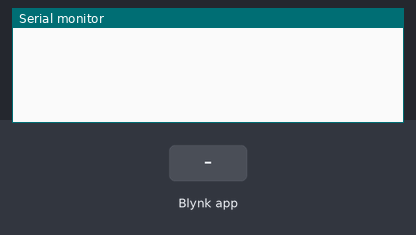
Recording of a sketch running on a simulated ESP8266 (NodeMCU). On the bench: the last lines printed to the serial monitor. The test bench sets the inputs (shaded band). WiFi joins after 1.5 s; servers stay silent unless stated.

Above: at 3.0 s.
3.1 s: Blynk app writes 1 to V2
At 4.1 s:
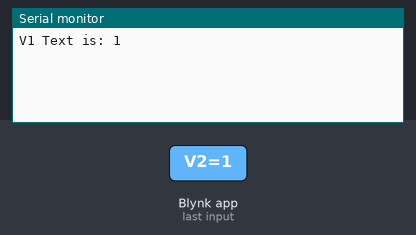
6.1 s: Blynk app writes 1 to V0
At 7.3 s:
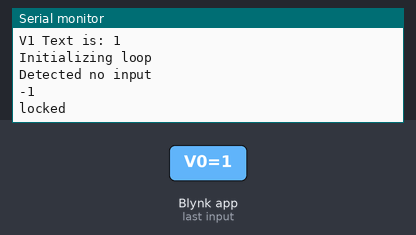
7.6 s: Blynk app writes 0 to V0
At 8.7 s:
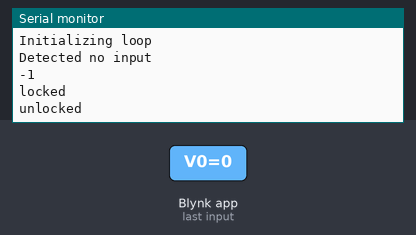

Measured:
- after the input at 3.1 s, the serial monitor: prints a new line at once (image 1)
- after the input at 6.1 s, the serial monitor: prints a new line at once (image 2)
- after the input at 7.6 s, the serial monitor: prints a new line at once (image 3)

The sketch:

Network_Blynk_Test.ino
```cpp
#define BLYNK_PRINT Serial

#include <ESP8266WiFi.h>
#include <BlynkSimpleEsp8266.h>

WidgetTerminal terminal(V2);

#include<SoftwareSerial.h>
SoftwareSerial SUART(4, 5);

char received[10] = "";
bool repeated = false;

// You should get Auth Token in the Blynk App.
// Go to the Project Settings (nut icon).
char auth[] = "CMO66FknjT1S7Gze6uID498wCoS1Btst";

// Your WiFi credentials.
// Set password to "" for open networks.
//char ssid[] = "H_SES_38944";
//char pass[] = "Ahxm@792";

//At School:
char ssid[] = "OnePlus 7";
char pass[] = "ESP-8266-2";

// This function will be called every time Slider Widget
// in Blynk app writes values to the Virtual Pin 1
BLYNK_WRITE(V2) {
  //int pinValue = param.asInt(); // assigning incoming value from pin V1 to a variable
  // You can also use:
  String i = param.asStr();
  //char This[10];
  //i.toCharArray(This, 10);
  // double d = param.asDouble();
  Serial.print("V1 Text is: ");
  Serial.println(i);
  SUART.println(i);

  delay(2500);

  Serial.println("Initializing loop");
  Serial.println("Detected no input");
  Serial.println(SUART.peek());
  if (SUART.available()) {
    Serial.println("Detected input");
    SUART.readBytesUntil('`', received, 20);
    Serial.println("Input is not NULL");
    Serial.println(received);

    //Blynk.virtualWrite(V2, "Password has been changed");
    if (received[0] == 'p') {
      Serial.println("Received Positive");
      terminal.println(" ");
      Blynk.virtualWrite(V2, "Password Changed to: ");
      Blynk.virtualWrite(V2, i);
      delay(600);
      char received[10] = "";
      Blynk.notify("Password has been changed to: " + i);
      Blynk.email("Password Changed", "Your password has been changed to: " + i);
    }
  }
}

BLYNK_WRITE(V0) {
  int p = param.asInt();
  if (p == 1) {
    SUART.println("true");
    SUART.println("false");
    Serial.println("locked");
    Blynk.virtualWrite(V2, "Your safe has been remotely locked.");
    Blynk.notify("Your safe has been remotely locked");
    Blynk.email("Remote Lock", "Your safe has been remotely locked");
  } else {
    SUART.println("false");
    SUART.println("false");
    Serial.println("unlocked");
    Blynk.virtualWrite(V2, "Your safe has been remotely unlocked.");
  }
}

void setup()
{
  // Debug console
  Serial.begin(115200);
  Serial.flush();
  SUART.begin(115200);
  SUART.flush();

  Blynk.begin(auth, ssid, pass);
  // You can also specify server:
  //Blynk.begin(auth, ssid, pass, "blynk-cloud.com", 80);
  //Blynk.begin(auth, ssid, pass, IPAddress(192,168,1,100), 8080);
  terminal.clear();
  terminal.println(F("Blynk v" BLYNK_VERSION ": Device started"));
  terminal.println(F("-------------"));
  terminal.println("To select a new passcode, it must be 10 characters in length.");
  terminal.println("It must also begin with the number '1' as the first character.");
  terminal.println("Select a new passcode: ");
  terminal.flush();
}

void loop()
{
  Blynk.run();
}
```
